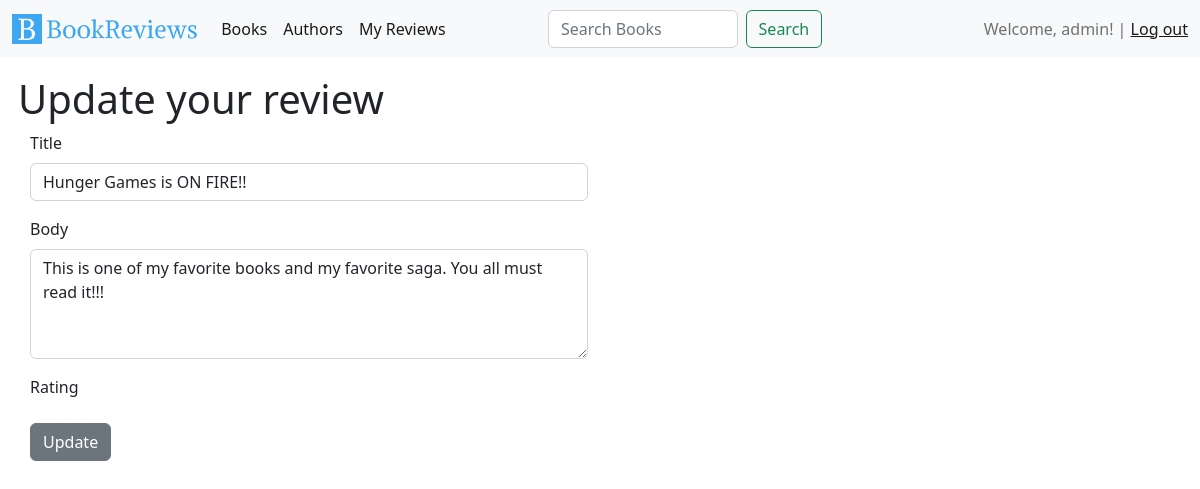
/books/11/reviews/5/edit (signed in), run on the app's committed database.
### reviews/models.py (models this page shows, shortened)
class Review(models.Model):
    user = models.ForeignKey(
        User, on_delete=models.CASCADE, related_name="reviews")
    book = models.ForeignKey(
        Book, on_delete=models.CASCADE, related_name="reviews")
    title = models.CharField(max_length=50)
    body = models.TextField()
    rating = models.PositiveIntegerField(choices=(
        (1, 'Bad'),
        (2, 'Poor'),
        (3, 'Okay'),
        (4, 'Good'),
        (5, 'Excellent')
    ))
    created_at = models.DateTimeField(auto_now_add=True)
    updated_at = models.DateTimeField(auto_now=True)

### reviews/views.py (the view, shortened to what this page needs)
# urls.py: path('books/<int:book_id>/reviews/<int:pk>/edit', UpdateReviewView.as_view(), name="review_update"),
class UpdateReviewView(LoginRequiredMixin, UserPassesTestMixin, UpdateView):
    model = Review
    template_name = "reviews/review_update.html"
    form_class = ReviewForm
    success_message = "Review updated successfully!"
    def test_func(self):
        return self.request.user == self.get_object().user

### reviews/forms.py
class ReviewForm(forms.ModelForm):
    CHOICES = [(i, str(i)) for i in range(1, 5+1)]
    title = forms.CharField(widget=forms.TextInput(attrs={
        'class': 'form-control',
        'rows': 1,
        'cols': 2,
        }), max_length=Review._meta.get_field('title').max_length)
    body = forms.CharField(widget=forms.Textarea(attrs={
        'class': 'form-control',
        'rows': 4,
        'cols': 3,
        }))
    rating = forms.IntegerField(widget=forms.HiddenInput(), initial=1)
    class Meta:
        model = Review
        fields = ['title', 'body', 'rating']

### templates/reviews/review_update.html (shortened to what this page needs)
{% extends 'base/base.html' %}
{% load static %}
{% block content %}
    <h1>Update your review</h1>
    {% include 'reviews/review_form.html' with label="Update" %}
{% endblock content %}

### templates/base/navbar.html
{% load static %}
<nav class="navbar navbar-expand-lg bg-light">
  <div class="container-fluid">
    <a class="navbar-brand" href="{% url 'home' %}">
      <img src="{% static 'img/icon.svg' %}" alt="Icon" width="30" height="30" class="d-inline-block align-text-top">
      <img src="{% static 'img/logo.svg' %}" alt="Logo" width="150" height="30" class="d-inline-block align-text-top">
    </a>
    <div class="collapse navbar-collapse justify-content-center" id="navbar">
      <ul class="navbar-nav me-auto mb-2 mb-lg-0">
        <li class="nav-item">
          <a class="nav-link active" aria-current="page" href="{% url 'books' %}">Books</a>
        </li>
        <li class="nav-item">
          <a class="nav-link active" aria-current="page" href="{% url 'authors' %}">Authors</a>
        </li>
        <li class="nav-item">
          <a class="nav-link active" aria-current="page" href="{% url 'reviews' %}">My Reviews</a>
        </li>
      </ul>
    </div>
    <div class="d-flex justify-content-center align-items-center flex-grow-1">
      <div class="d-flex justify-content-center w-75">
        <form class="d-flex w-100" method="get" action="{% url 'book_search' %}" name="search_form">
          <input class="form-control me-2" type="search" name="q" placeholder="Search Books" aria-label="Search">
          <button class="btn btn-outline-success" type="submit">Search</button>
        </form>
      </div>
      <div class="d-flex justify-content-end w-100">
        <span class="navbar-text" name="user_session">
          {% if user.is_authenticated %}
          Welcome, {{ user.username }}! |
          <a href="{% url 'logout' %}">Log out</a>
          {% else %}
          You're not logged in |
          <a href="{% url 'login' %}" name="login_link">Log In</a> |
          <a href="{% url 'signup' %}" name="signup_link">Sign Up</a>
          {% endif %}
        </span>
      </div>
    </div>
  </div>
</nav>

### templates/reviews/review_form.html (shortened to what this page needs)
<form class="row gy-5 mx-auto my-auto" method="post" id="id_review_form">
  <div class="container">
    <div class="row mb-3">
      <div class="col-md-6">
        <label class="form-label">{{ form.title.label }}</label>
        {{ form.title }}
      </div>
    </div>
    <div class="row mb-3">
      <div class="col-md-6">
        <label class="form-label">{{ form.body.label }}</label>
        {{ form.body }}
      </div>
    </div>
    <div class="row mb-3">
      <div class="col-md-6">
        <label class="form-label">{{ form.rating.label }}</label>
      </div>
    </div>
    <div class="row mb-3">
      <div class="col-md-6">
        <button class="btn btn-secondary" type="submit" name="submit_button">{{ label }}</button>
      </div>
  </div>
</form>

### data on the page
Review: title "Hunger Games is ON FIRE!!", body "This is one of my favorite books and my favorite saga. You all must read it!!!"

### other printed values
{{ user.username }} "admin"
{{ label }} "Update"
